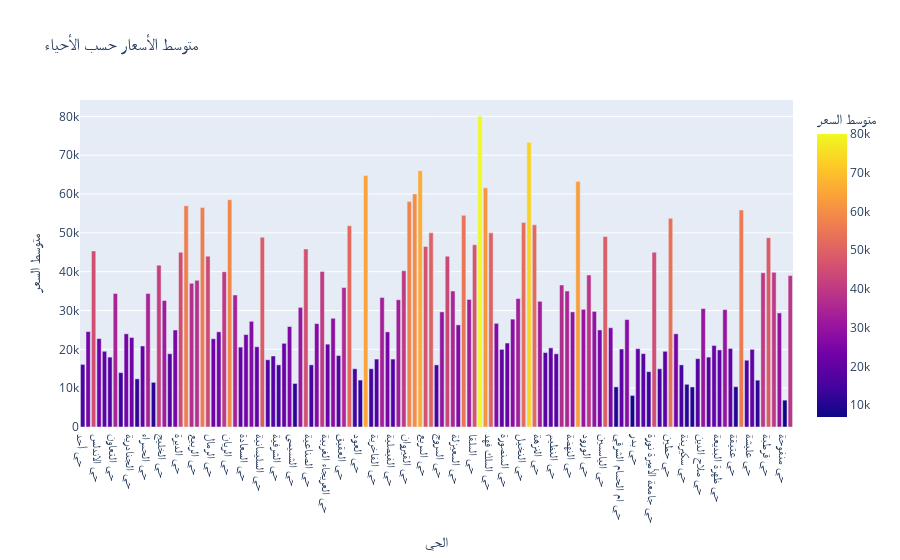

This figure's notebook cell:
### Markdown cell above
### 1. Univariate Graphical Analysis:
Method to perform uni-variate analysis will depend on whether the variable type is categorical or numerical.

### Code cell
# Calculate average prices by district
average_prices = ra.groupby('الحي')['السعر'].mean().reset_index()

# Create a bar chart using Plotly
fig = px.bar(
    average_prices, 
    x='الحي', 
    y='السعر', 
    title='متوسط الأسعار حسب الأحياء',
    labels={'السعر': 'متوسط السعر', 'الحي': 'الحي'},
    color='السعر'  # Color by average price for better visualization
)

# Show the figure
fig.show()

### Figure 1 — Plotly figure (JSON) as saved in the notebook; plotly's stock layout.template omitted (floating-point values rounded to 4 significant figures; data arrays with more than 128 entries replaced by an {"elided": "..."} marker saying what was removed)
{"data": [{"alignmentgroup": "True", "hovertemplate": "الحي=%{x}<br>متوسط السعر=%{marker.color}<extra></extra>", "legendgroup": "", "marker": {"color": {"elided": "131 float values"}, "coloraxis": "coloraxis", "pattern": {"shape": ""}}, "name": "", "offsetgroup": "", "orientation": "v", "showlegend": false, "textposition": "auto", "type": "bar", "x": {"elided": "131 str values"}, "xaxis": "x", "y": {"elided": "131 float values"}, "yaxis": "y"}], "layout": {"autosize": true, "barmode": "relative", "coloraxis": {"colorbar": {"title": {"text": "متوسط السعر"}}, "colorscale": [[0, "#0d0887"], [0.1111, "#46039f"], [0.2222, "#7201a8"], [0.3333, "#9c179e"], [0.4444, "#bd3786"], [0.5556, "#d8576b"], [0.6667, "#ed7953"], [0.7778, "#fb9f3a"], [0.8889, "#fdca26"], [1, "#f0f921"]]}, "legend": {"tracegroupgap": 0}, "title": {"text": "متوسط الأسعار حسب الأحياء"}, "xaxis": {"anchor": "y", "autorange": true, "domain": [0, 1], "range": [-0.5, 130.5], "title": {"text": "الحي"}, "type": "category"}, "yaxis": {"anchor": "x", "autorange": true, "domain": [0, 1], "range": [0, 84210.0], "title": {"text": "متوسط السعر"}, "type": "linear"}}}
